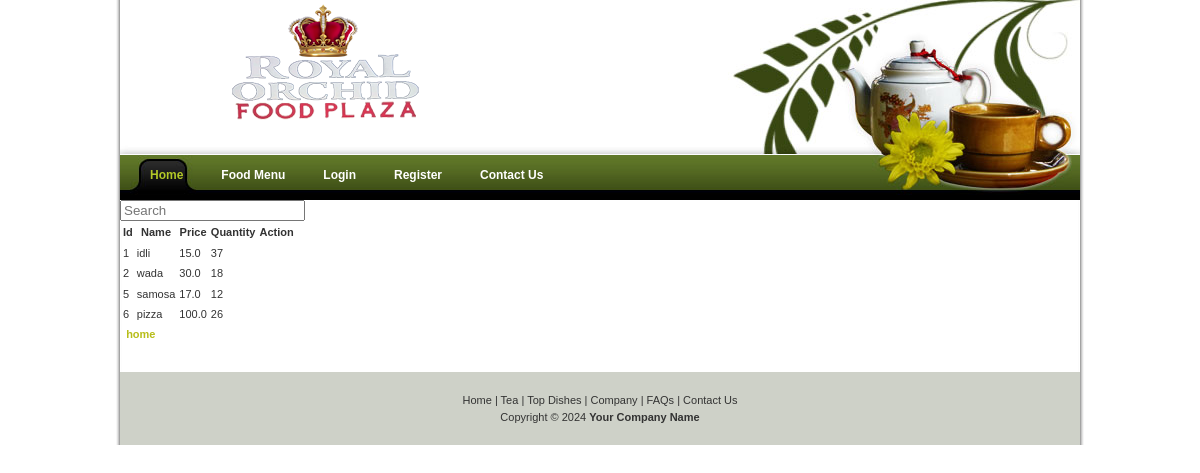
/foodapp/foods/, run on the app's committed database.
### foodapp/models.py (models this page shows, shortened)
class FoodModel(models.Model):
	name=models.CharField(max_length=15);
	price=models.FloatField();
	quantity=models.IntegerField()

### foodapp/views.py (the view)
# urls.py: path('foods/', showAllFoodsView),
def showAllFoodsView(request):
	foods=FoodModel.objects.all()
	return render(request,'foodapp/foods.html',{'allfoods':foods})

### templates/foodapp/foods.html (shortened to what this page needs)
{% load static %}
{% include 'header.html' %}
<tr><input type="text" id="food" placeholder="Search"></tr>
<table id="t" >
    <tr>
        <th>Id</th>
        <th>Name</th>
        <th>Price</th>
        <th>Quantity</th>
		{% if request.session.userType != 'Admin' %}
		<th> Action</th>
		{% endif %}
    </tr>
	<tbody id="ss">
    {% if allfoods %}
        {% for f in allfoods %}
        <tr>
            <td>{{f.id}}</td>
            <td>{{f.name}}</td>
            <td>{{f.price}}</td>
            <td>{{f.quantity}}</td>
			<td colspan=3>
			</td>
        </tr>
        {% endfor %}
    {% endif %}
</table>
<a href='/'>home</a>
{% include 'footer.html' %}

### templates/header.html (shortened to what this page needs)
<!DOCTYPE html PUBLIC "-//W3C//DTD XHTML 1.0 Transitional//EN" "http://www.w3.org/TR/xhtml1/DTD/xhtml1-transitional.dtd">
<html xmlns="http://www.w3.org/1999/xhtml">
{% load static %}
<head>
{% load staticfiles %}
<link href="{% static 'css/templatemo_style.css' %}" rel="stylesheet">
</head>
<body>
<div id="templatemo_container">
	<div id="templatemo_header">
    	<div id="site_title"></div>
    </div>
    <div id="templatemo_menu">
        <ul>
        	<li class="current"><a href="/"><b>Home</b></a></li>
            <li><a href="/foodapp/foods/"><b>Food Menu</b></a></li>
{% if request.session.utype is None %}
            <li><a href="/userapp/userlogin/"><b>Login</b></a></li>
            <li><a href="/userapp/adduser/"><b>Register</b></a></li>
{% endif %}
            <li ><a href="#"><b>Contact Us</b></a></li>
        </ul>
    </div>
</body>
</html>

### templates/footer.html
<!DOCTYPE html PUBLIC "-//W3C//DTD XHTML 1.0 Transitional//EN" "http://www.w3.org/TR/xhtml1/DTD/xhtml1-transitional.dtd">
<html xmlns="http://www.w3.org/1999/xhtml">
<head>
</head>
<body>
<div id="templatemo_footer">
    	<a href="#">Home</a> | <a href="#">Tea</a> | <a href="#">Top Dishes</a> | <a href="#">Company</a> | <a href="#">FAQs</a> | <a href="#">Contact Us</a><br />
        Copyright © 2024 <a href="#"><strong>Your Company Name</strong></a>
        </div>
</body>
</html>

### static/css/templatemo_style.css (style rules this page uses)
body { margin: 0; padding: 0; line-height: 1.5em; font-family: Verdana, Arial, san-serif; font-size: 11px; color: #333333; background: #fff; }
a:link, a:visited { color: #b7bd19; text-decoration: none; font-weight: bold; }
#templatemo_container { width: 960px; margin: 0 auto; padding: 0 5px; background: url(/static/images/templatemo_main_bg.jpg) repeat-y; }
#templatemo_header { width: 920px; height: 155px; padding: 0 20px 0 20px; background: url(/static/images/templatemo_header.jpg) no-repeat; }
#templatemo_header #site_title { float: left; font-size: 30px; font-weight: bold; color: #fff; padding: 20px 0 10px 0; width: 372px; height: 92px; background: url(/static/images/logo.png) no-repeat bottom; }
#templatemo_menu { clear: both; width: 960px; margin: 0; height: 45px; background: url(/static/images/templatemo_menu_bg.jpg) right no-repeat; }
#templatemo_menu ul { padding: 0 0 0 10px; margin: 0 auto; height: 45px; list-style: none; }
#templatemo_menu ul li { float:left; padding-right: 5px; }
#templatemo_menu li a { float: left; display: block; color: #fff; font-size: 12px; height: 45px; line-height: 40px; text-align: center; padding: 0px 0 0 0px; }
#templatemo_menu li a b { float: left; display: block; padding: 0px 13px 0 20px; }
#templatemo_menu li.current a, #templatemo_menu li a:hover { color: #b4c927; text-decoration: none; background: url(/static/images/templatemo_menu_hover_right.jpg) right top no-repeat; }
#templatemo_menu li.current a b, #templatemo_menu li a:hover b { color: #b4c927; text-decoration: none; background: url(/static/images/templatemo_menu_hover_left.jpg) left top no-repeat; }
#templatemo_footer { clear: both; color: #333; width: 960px; margin-top: 30px; padding: 20px 0px 20px 0; text-align: center; background: #ced1c8; }
#templatemo_footer a { color: #333; font-weight: normal; }

### data on the page
FoodModel: id "1", name "idli", price "15.0", quantity "37"
FoodModel: id "2", name "wada", price "30.0", quantity "18"
FoodModel: id "5", name "samosa", price "17.0", quantity "12"
FoodModel: id "6", name "pizza", price "100.0", quantity "26"
